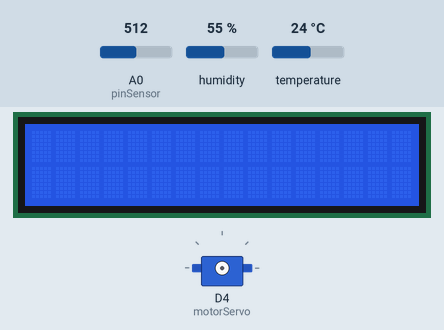
Recording of a sketch running on a simulated ESP8266 (Wemos D1 mini). Shown: 16×2 character LCD, servo. Inputs (shaded band) come from the test bench; at power-on: A0 (pinSensor) = 512, humidity 55 %, temperature 24 °C. WiFi joins after 1.5 s; servers stay silent unless stated; uploads are accepted with an empty reply; what the sketch prints to the serial monitor is not drawn.

Above: at 0.0 s.
At 6.6 s:
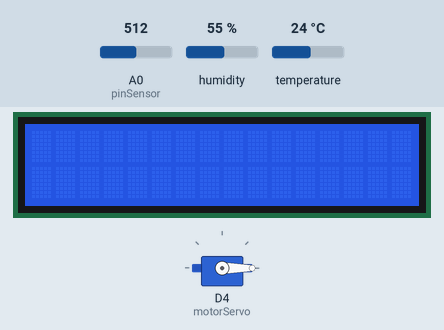
Timing chart, 0 to 8.1 s (numbered marks = the images above):
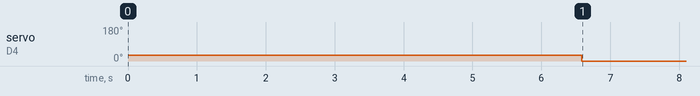

Measured:
- by itself, servo on D4 (motorServo): 30° → 0° at 6.6 s

The sketch:

_sugeno_wemos_mengunakan_cahaya_3_linguistik.ino
```cpp
#include <LiquidCrystal_I2C.h>
LiquidCrystal_I2C lcd(0x27,16,2);  // GANTI 0x3F Ke 0x27 kalau LCD ga muncul

#include <DHT.h>
#include <ESP8266WiFi.h>
#include <Servo.h>

#define DHTPIN D5
#define DHTTYPE DHT11
DHT dht(DHTPIN, DHTTYPE);
Servo motorServo;

const char* ssid = "361Carwash";
const char* password = "361Carwash";
const char* host = "192.168.100.12"; //edit the host adress, ip address etc.

#define pinSensor A0
int sensorValue = 0;

float sensorSuhu;
float sensorKelembaban;
float sensorCahaya;

//Rule Base
float suhu [3];
float kelembaban [3];
float cahaya [3];
float rule [3][3][3];
float rule000, rule001, rule002;
float rule010, rule011, rule012;
float rule020, rule021, rule022;

float rule100, rule101, rule102;
float rule110, rule111, rule112;
float rule120, rule121, rule122;

float rule200, rule201, rule202;
float rule210, rule211, rule212;
float rule220, rule221, rule222;

float defuz, pwm, defuzzy;
float temp, minsuhuKelem;

void setup() {
  lcd.begin(); // initializing the lcd 16x2

//  lcd.init();
  // Print a message to the LCD.
  lcd.backlight();

  Serial.begin(115200);
  delay(5000);

  motorServo.attach(D4); //D4
  motorServo.write(30); // set jadi 0 pertama kali

  //cahaya
  pinMode(A0, INPUT);

//  Serial.print("{\"humidity\": ");
//  Serial.print(kelembaban);
//  Serial.print(", \"temp\": ");
//  Serial.print(suhu);
//  Serial.print("}\n");


 // =========================================================
 // wifi
  Serial.println();
  Serial.println();
  Serial.print("Connecting to ");
  Serial.println(ssid);

  WiFi.begin(ssid, password);

  while (WiFi.status() != WL_CONNECTED) {
    delay(500);
    Serial.print(".");
  }

  Serial.println("");
  Serial.println("WiFi connected");
  Serial.println("IP address: ");
  Serial.println(WiFi.localIP());
}

void loop() {
  sensorKelembaban = dht.readHumidity();
  sensorSuhu = dht.readTemperature();

  //sensor ldr
  int nilai = analogRead(A0);   // Baca nilai sensor
  float Vout = nilai*0.0048828125;
  sensorCahaya = 500/(10*((5-Vout)/Vout)); // ini yang benar conversi lux

// sensorSuhu = 32.00;
// sensorKelembaban = 62.00 ;
// sensorCahaya = 1.90;

//  fuzzifikasi
   FuzzySuhu(sensorSuhu);
   FuzzyKelembaban(sensorKelembaban);
   FuzzyCahaya(sensorCahaya);

// defuzzifikasi
   Defuzzy();

// servo
   motorServo.write(defuzzy);

//  lcd.clear();
//  lcd.setCursor(0,0);
//  lcd.print("K: ");
//  lcd.setCursor(2,0);
//  lcd.print(sensorKelembaban);
//  lcd.setCursor(8,0);
//  lcd.print("S: ");
//  lcd.setCursor(10,0);
//  lcd.print(sensorSuhu);
//
//  lcd.setCursor(0,1);
//  lcd.print("C: ");
//  lcd.setCursor(2,1);
//  lcd.print(sensorCahaya);
//  lcd.setCursor(8,1);
//  lcd.print("F: ");
//  lcd.setCursor(10,1);
//  lcd.print(defuzzy);
// ==============================================================
  // koneksi wifi
  sensorValue = analogRead(pinSensor);

  Serial.print("connecting to ");
  Serial.println(host);

  WiFiClient client;
  const int httpPort = 80;
  if (!client.connect(host, httpPort)) {
    Serial.println("connection failed");
    return;
  }

  // We now create a URI for the request
  String url = "/IoT_walet/add.php?";
  url += "suhu=";
  url += sensorSuhu;
  url += "&kelembaban=";
  url += sensorKelembaban;
  url += "&cahaya=";
  url += sensorCahaya;
  url += "&keran=";
  url += defuzzy;


  Serial.print("Requesting URL: ");
  Serial.println(url);

  // This will send the request to the server
  client.print(String("GET ") + url + " HTTP/1.1\r\n" +
               "Host: " + host + "\r\n" +
               "Connection: close\r\n\r\n");

  unsigned long timeout = millis();
  while (client.available() == 0) {
    if (millis() - timeout > 5000) {
      Serial.println(">>> Client Timeout !");
      client.stop();
      return;
    }
  }

  // Read all the lines of the reply from server and print them to Serial
  while (client.available()) {
    String line = client.readStringUntil('\r');
    //Serial.print(line);

    if (line.indexOf("sukses gaes") != -1) {
      Serial.println();
      Serial.println("Yes, data masuk");
    } else if (line.indexOf("gagal gaes") != -1) {
      Serial.println();
      Serial.println("Maaf, data gagal masuk");
      //digitalWrite(alarmPin, HIGH);
    }
  }

//  Serial.println();
//  Serial.println("closing connection");
  delay(3000); // delay 3detik
}


void FuzzySuhu(float sensorSuhu){
  // untuk suhu Normal
  if (sensorSuhu <= 25.00)
  { suhu [0] = 1;}
  else if (25.00 <= sensorSuhu && sensorSuhu <= 27.00)
  {  suhu [0] = (27.00 - sensorSuhu)/(27.00 - 25.00); }
  else
  { suhu [0] = 0;}
//  Serial.print("suhu functions: ");
//  Serial.println(sensorSuhu);

  // untuk suhu hampir panas / Sedang
  if (sensorSuhu <= 25.00 || sensorSuhu >= 29.00)
  { suhu [1] = 0;}
  else if (25.00 <= sensorSuhu && sensorSuhu <= 27.00)
  { suhu [1] = (sensorSuhu-25.00)/(27.00-25.00);}
  else if (27.00 <= sensorSuhu && sensorSuhu <= 29.00)
  { suhu [1] = (29.00 - sensorSuhu)/(29.00-27.00);}

  // untuk suhu panas / Tinggi
  if (sensorSuhu <= 27.00)
  { suhu [2] = 0;}
  else if (27.00 <= sensorSuhu && sensorSuhu <= 29.00)
  { suhu [2] = (sensorSuhu-27.00)/(29.00-27.00);}
  else
  { suhu [2] = 1;}

//  Serial.print("suhu 0: ");
//  Serial.println(suhu[0]);
//    Serial.print("suhu 1: ");
//  Serial.println(suhu[1]);

}

void FuzzyKelembaban(float sensorKelembaban){
  // untuk kelembaban Tinggi
  if (sensorKelembaban <= 65.00)
  { kelembaban [0] = 1;}
  else if (65.00 <= sensorKelembaban && sensorKelembaban <= 70.00)
  {  kelembaban [0] = (70.00 - sensorKelembaban)/(70.00 - 65.00); }
  else
  { kelembaban [0] = 0;}

  // untuk kelembaban Sedang
  if (sensorKelembaban <= 65.00 || sensorKelembaban >= 95.00)
  { kelembaban [1] = 0;}
  else if (65.00 <= sensorKelembaban && sensorKelembaban <= 70.00)
  { kelembaban [1] = (sensorKelembaban-25.00)/(27.00-25.00);}
  else if (70.00 <= sensorKelembaban && sensorKelembaban <= 95.00)
  { kelembaban [1] = (95.00 - sensorKelembaban)/(95.00-70.00);}

  // untuk kelembaban normal
  if (sensorKelembaban <= 70.00)
  { kelembaban [2] = 0;}
  else if (70.00 <= sensorKelembaban  && sensorKelembaban <= 95.00)
  { kelembaban [2] = (sensorKelembaban-70.00)/(95.00 - 70.00);}
  else
  { kelembaban [2] = 1;}
//  Serial.print("kelembaban functions: ");
//  Serial.println(sensorKelembaban);
}

void FuzzyCahaya(int sensorCahaya){
  // untuk cahaya normal
  if (sensorCahaya <= 0)
  { cahaya [0] = 1;}
  else if (0 <= sensorCahaya && sensorCahaya <= 0.36)
  {  cahaya [0] = (0.36 - sensorCahaya)/(0.36 - 0); }
  else
  { cahaya [0] = 0;}

  // untuk cahaya Sedang
  if (sensorCahaya <= 0 || sensorCahaya >= 1.00)
  { cahaya [1] = 0;}
  else if (0 <= sensorCahaya && sensorCahaya <= 0.36)
  { cahaya [1] = (sensorCahaya-0)/(0.36-0);}
  else if (0.36 <= sensorCahaya && sensorCahaya <= 1.00)
  { cahaya [1] = (1.00 - sensorCahaya)/(0.36-1.00);}

  // untuk cahaya tinggi
  if (sensorCahaya <= 0.36)
  { cahaya [1] = 0;}
  else if (0.36 <= sensorCahaya && sensorCahaya <= 1.00)
  { cahaya [1] = (sensorCahaya-0.36)/(1.00 - 0.36);}
  else
  { cahaya [1] = 1;}
//  Serial.print("cahaya functions 0: ");
//  Serial.println(cahaya[0]);
//  Serial.print("cahaya functions 1: ");
//  Serial.println(cahaya[1]);
}

// rule dan defuzzifikasi belum dirubah
void RuleEva (){
 int i, j, c;
 for ( i=0; i<=2; i=i+1)
 {
   for ( j=0; j<=2; j=j+1)
   {
      for ( c=0; c<=2; c=c+1)
      {
         minsuhuKelem = min(suhu[i], kelembaban[j]);
         temp = min(minsuhuKelem, cahaya[c]);
         rule [i][j][c] = temp;
      }
   }
 }
 rule000 = rule [0][0][0]; // (normal,normal, normal = )
 rule001 = rule [0][0][1]; // (normal,normal, sedang = )
 rule002 = rule [0][0][2]; // (normal,normal, tinggi = )

 rule010 = rule [0][1][0]; // (normal,sedang, normal = )
 rule011 = rule [0][1][1]; // (normal,sedang, sedang = )
 rule012 = rule [0][1][2]; // (normal,sedang, tinggi = )

 rule020 = rule [0][2][0]; // (normal,tinggi, normal = )
 rule021 = rule [0][2][1]; // (normal,tinggi, sedang = )
 rule022 = rule [0][2][2]; // (normal,tinggi, tinggi = )

 rule100 = rule [1][0][0]; // (sedang,normal, normal = )
 rule101 = rule [1][0][1]; // (sedang,normal, sedang = )
 rule102 = rule [1][0][2]; // (sedang,normal, tinggi = )

 rule110 = rule [1][1][0]; // (sedang,sedang, normal = )
 rule111 = rule [1][1][1]; // (sedang,sedang, sedang = )
 rule112 = rule [1][1][2]; // (sedang,sedang, tinggi = )

 rule120 = rule [1][2][0]; // (sedang,tinggi, normal = )
 rule121 = rule [1][2][1]; // (sedang,tinggi, sedang = )
 rule122 = rule [1][2][2]; // (sedang,tinggi, tinggi = )

 rule200 = rule [2][0][0]; // (tinggi,normal, normal = )
 rule201 = rule [2][0][1]; // (tinggi,normal, sedang = )
 rule202 = rule [2][0][2]; // (tinggi,normal, tinggi = )

 rule210 = rule [2][1][0]; // (tinggi,sedang, normal = )
 rule211 = rule [2][1][1]; // (tinggi,sedang, sedang = )
 rule212 = rule [2][1][2]; // (tinggi,sedang, tinggi = )

 rule220 = rule [2][2][0]; // (tinggi,tinggi, normal = )
 rule221 = rule [2][2][1]; // (tinggi,tinggi, sedang = )
 rule222 = rule [2][2][2]; // (tinggi,tinggi, tinggi = )

}

void Defuzzy () {
  // metode sugeno (weighted average)
  RuleEva();
  pwm = (rule000 * 0) + (rule001 * 15) + (rule002 * 45) + (rule010 * 15)+ (rule011 * 45) + (rule012 * 45) + (rule020 * 30)+ (rule021 * 45) + (rule022 * 60) + (rule100 * 15) + (rule101 * 30) + (rule102 * 45) + (rule110 * 30) + (rule111 * 35) + (rule112 * 60) + (rule120 * 45) + (rule121 * 60) + (rule122 * 75) + (rule200 * 30) + (rule201 * 45) + (rule202 * 60) + (rule210 * 45) + (rule211 * 60) + (rule212 * 75) + (rule220 * 60) + (rule221 * 75) + (rule222 * 90);

  defuz = 0;
  int i, j, c;
  for ( i=0; i<=2; i=i+1)
  {
    for ( j=0; j<=2; j=j+1)
    {
      for ( c=0; c<=2; c=c+1)
      {
        defuz = defuz + rule [i][j][c];
      }
    }
  }
//  defuzzy = pwm / defuz;
  defuzzy = 0;
}
```
